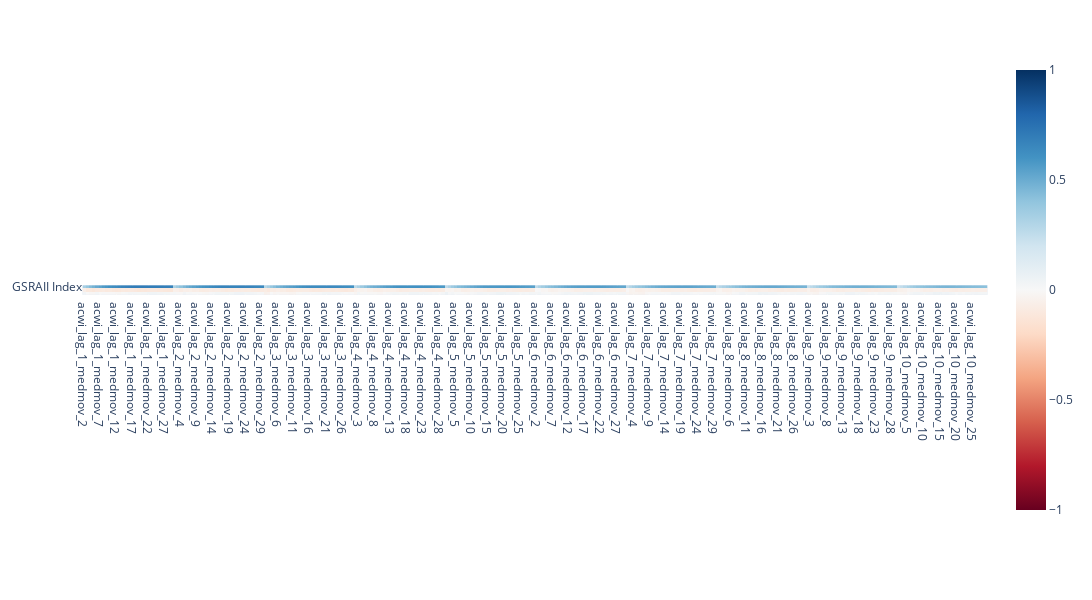

Notebook code for this chart:
### Code cell
mapa_calor(df_medmov.drop(columns=cols_lag))

### Figure 1 — Plotly figure (JSON) as saved in the notebook; plotly's stock layout.template omitted (floating-point values rounded to 4 significant figures; data arrays with more than 128 entries replaced by an {"elided": "..."} marker saying what was removed)
{"data": [{"coloraxis": "coloraxis", "hovertemplate": "x: %{x}<br>y: %{y}<br>color: %{z}<extra></extra>", "name": "0", "type": "heatmap", "x": {"elided": "280 str values"}, "xaxis": "x", "y": ["GSRAII Index", "GSRAII_diff", "acwi"], "yaxis": "y", "z": {"elided": "3x280 float values"}}], "layout": {"coloraxis": {"cmax": 1, "cmin": -1, "colorscale": [[0, "rgb(103,0,31)"], [0.1, "rgb(178,24,43)"], [0.2, "rgb(214,96,77)"], [0.3, "rgb(244,165,130)"], [0.4, "rgb(253,219,199)"], [0.5, "rgb(247,247,247)"], [0.6, "rgb(209,229,240)"], [0.7, "rgb(146,197,222)"], [0.8, "rgb(67,147,195)"], [0.9, "rgb(33,102,172)"], [1, "rgb(5,48,97)"]]}, "height": 600, "margin": {"t": 60}, "width": 14000, "xaxis": {"anchor": "y", "constrain": "domain", "domain": [0, 1], "scaleanchor": "y"}, "yaxis": {"anchor": "x", "autorange": "reversed", "constrain": "domain", "domain": [0, 1]}}}
